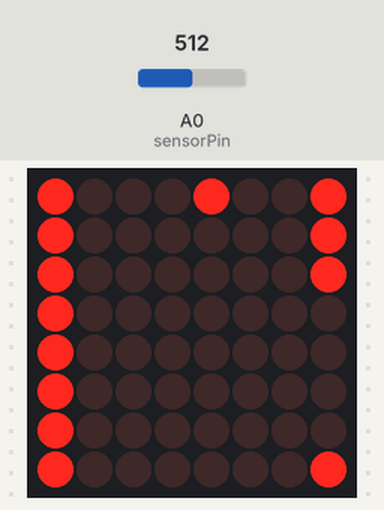
Bench run of a sketch on a simulated Arduino Uno, built with avr-gcc and run on an emulated ATmega328P. On the bench: 8×8 LED matrix. The inputs (shaded band) are chosen by the test bench; at power-on: A0 (sensorPin) = 512. Random numbers use the default seed unless the sketch sets one.

Above: at 0.71 s.
1.3 s: A0 (sensorPin) set to 716
At 1.43 s:
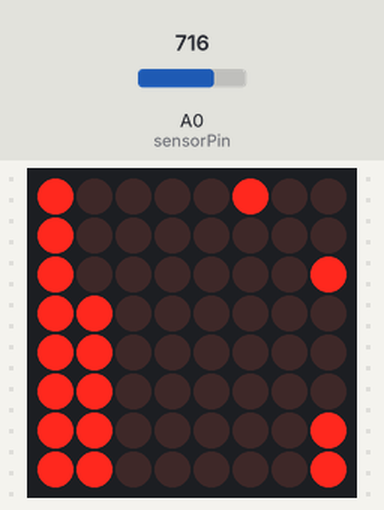
3.1 s: A0 (sensorPin) set to 900
At 3.3 s:
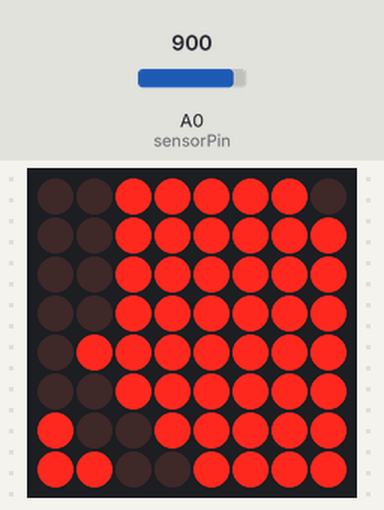
4.8 s: A0 (sensorPin) set to 511
At 5.39 s:
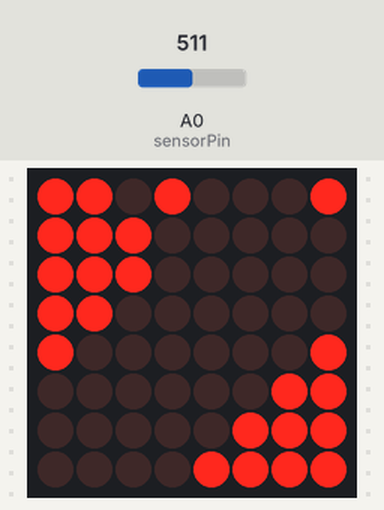
6.5 s: A0 (sensorPin) set to 306
At 6.95 s:
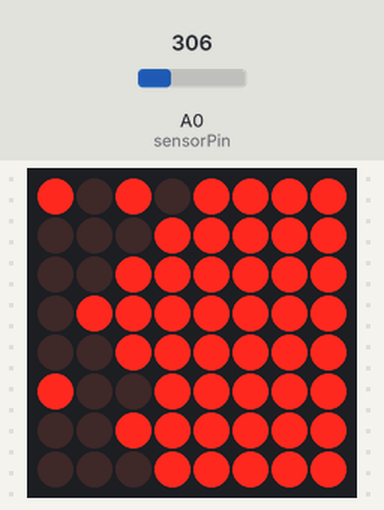
8.2 s: A0 (sensorPin) set to 122
At 8.75 s:
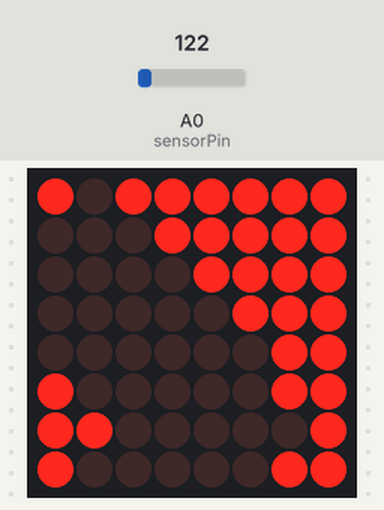
9.9 s: A0 (sensorPin) set to 1023
At 10.55 s:
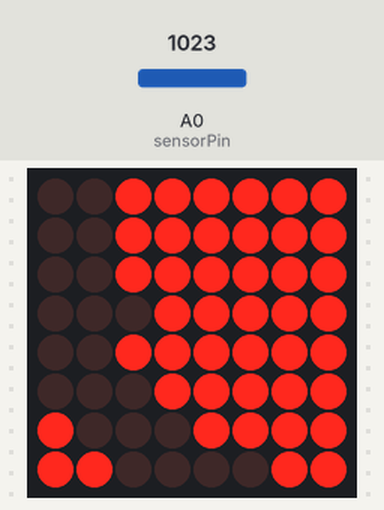

The sketch:

light-bird-sketch.ino
```cpp
#include "light_bird.h"
#include "draw.h"


// The LEDMatrixDriver class instance
LEDMatrixDriver lmd(LEDMATRIX_SEGMENTS, LEDMATRIX_CS_PIN);

// This draw a moving sprite on your LED matrix using the hardware SPI driver Library by Bartosz Bielawski.
// Example written 16.06.2017 by Marko Oette, www.oette.info


void setup() {
  // init the display
  lmd.setEnabled(true);
  lmd.setIntensity(0);   // 0 = low, 15 = high

  //spinner
  checkSpinner();
  Serial.begin (9600);

}


void loop() {
  extern int ANIM_DELAY;
  extern int FLOOR;
  extern int SPEEDUP;

  t_field f = create_field(4,6);

  int gap = 7;
  int gap_dir = -1;
  int shift_delta = 0;
  while (true) {
    for (int ticks = 0; ticks< 4; ticks++) {
      f = tick(f);

      if (shift_delta == 0 || random(0,10)>5) {
        shift_delta = random(-1,2);
      }

      if (f.shift + f.gap + shift_delta < 2 ) shift_delta++;
      if (f.shift +f.gap + shift_delta > 8) shift_delta--;
      add_row(&f, gap, shift_delta);

      checkSpinner();

      delayLoop(f, ANIM_DELAY);

      if (ANIM_DELAY > FLOOR) ANIM_DELAY = ANIM_DELAY-SPEEDUP;
    }
    gap += gap_dir;

    if (gap < 3) {
      gap_dir = 1;
    }
    if (gap > 5) {
      gap_dir = -1;
    }
  }


}
```

draw.cpp
```cpp
#include "draw.h"
#include "light_bird.h"
#include <LEDMatrixDriver.hpp>

// spinner
int encoderPosCount = 4;
int sensorPin = A0;

// DRAWING
int ANIM_DELAY = 150;
int SPEEDUP = 1;
int FLOOR = 100;

char outbuf[1000];

unsigned long poll_timer = 0;
void delayLoop(t_field f,  int d) {
  unsigned long start = millis();
  unsigned long a=0;
  unsigned long b=0;
  unsigned long c=0;
  unsigned long last = start;
  bool playerFlash = true;
  while ( (millis() - start) < d ) {
    if (millis() != last) {
      last = millis();
      poll_timer++;
    }

      a = millis();
      b = millis();
      drawField(f,(last%120) > 50);
      c = millis();


  }


}


void drawField (t_field f, bool playerIntensity) {
    byte b[8];
    field_to_bytes(f, b);
    drawArray(b, playerIntensity);
}

void drawArray ( byte* array, bool playerIntensity) {
    extern LEDMatrixDriver lmd;
    drawSprite( array, 0, 0, 8, 8 );
    drawPlayer(playerIntensity);
    lmd.display();
}

void drawSprite( byte* sprite, int x, int y, int width, int height )
{
  extern LEDMatrixDriver lmd;
    byte mask = B10000000;
    for( int iy = 0; iy < height; iy++ )
    {
        for( int ix = 0; ix < width; ix++ )
        {
            lmd.setPixel(x + ix, y + iy, (bool)(sprite[iy] & mask ));
            mask = mask >> 1;
        }
        mask = B10000000;
    }
}

void drawPlayer(int intensity) {
  extern LEDMatrixDriver lmd;
//    for (int x=0; x< 8; x++) {
//        lmd.setPixel(x, 0, 0);
//    }
    lmd.setPixel(encoderPosCount, 0, intensity);
}


// SPINNER

int checkSpinner() {
  int divider = 1024/8;
  int sensorValue = analogRead(sensorPin);
  encoderPosCount = sensorValue / divider ;

  return encoderPosCount;
 }
```

draw.h
```cpp
#include <LEDMatrixDriver.hpp>
#include "light_bird.h"

#ifndef DRAW_H
#define DRAW_H

// Define the ChipSelect pin for the led matrix (Dont use the SS or MISO pin of your Arduino!)
// Other pins are Arduino specific SPI pins (MOSI=DIN, SCK=CLK of the LEDMatrix) see https://www.arduino.cc/en/Reference/SPI
const uint8_t LEDMATRIX_CS_PIN = 9;

// Number of 8x8 segments you are connecting
const int LEDMATRIX_SEGMENTS = 1;
const int SEGMENT_WIDTH = 8;
const int LEDMATRIX_WIDTH    =  8; //LEDMATRIX_SEGMENTS * SEGMENT_WIDTH;


void delayLoop(t_field f, int d);

void drawField (t_field f, bool flashPlayerDot);

void drawArray ( byte* array, bool flashPlayerDot);

void drawSprite( byte* sprite, int x, int y, int width, int height );

void drawPlayer(int intensity) ;

int checkSpinner();
#endif //DRAW_H
```

light_bird.c
```cpp
#include "light_bird.h"

t_field create_field(int player_pos, int gap) {
    t_field field;
    for (int y=0; y<8; y++){
        for (int x=0; x<8; x++) {
            field.f[x][y] = ' ';
        }
        field.f[0][y] = '*';
        field.f[7][y] = '*';
    }
    field.player_x = player_pos;
    field.gap = gap;
    field.shift = 1;
    return field;
}

t_field tick(t_field field) {
    t_field new;
    new.player_x = field.player_x;
    new.gap = field.gap;
    new.shift = field.shift;
    for (int y=1; y < 8; y++){
        for (int x=0; x<8; x++) {
            new.f[x][y-1] = field.f[x][y];
        }
    }

    for (int x=0; x< 8; x++) {
        new.f[x][7] = ' ';
    }

    return new;
}


//void set_gap(t_field* field, int gap, int row) {
//    int actual_gap = 0;
//    for (int x=0; x< 8; x++) {
//        if ((*field).f[x][row] == ' ') {
//            actual_gap++;
//        }
//    }
//
//
//    if (actual_gap > gap) {
//        for (int x =7; x> 0; x--) {
//            if ( (*field).f[x][row] == ' ') {
//                (*field).f[x][row] = '*';
//                // recurse to shrink larger gaps
//                set_gap(field,gap,row);
//                break;
//            }
//        }
//    }
//
//    if (actual_gap < gap) {
//        for (int x =1; x< 8; x++) {
//            if ( (*field).f[x][row] == '*') {
//                (*field).f[x][row] = ' ';
//                // recurse to grow larger gaps
//                set_gap(field,row,gap);
//                break;
//            }
//        }
//    }
//}

void add_row(t_field* field, int new_gap, int shift_delta) {
    unsigned char b[8];
    int TOPROW = 7;

    (*field).gap = new_gap;
    (*field).shift += shift_delta;

    for (int x=0; x<8; x++) (*field).f[x][TOPROW] = '*';

    for (int x=0; x<8; x++) {
        if (x < (*field).shift) continue;
        if (x < ((*field).shift + (*field).gap)){
            (*field).f[x][TOPROW] = ' ';
        }
    }

}


void field_to_bytes(t_field field, unsigned char* b) {

    for (int y=0; y < 8; y++){
        b[y] = 0;
        for (int x=0; x<8; x++) {
            b[y] = b[y] << 1;
            if (field.f[x][y] == '*') {
                b[y] = b[y] | 1;
            }
        }
    }


}
```

light_bird.h
```cpp
#ifndef LIGHT_BIRD_H
#define LIGHT_BIRD_H


#ifdef __cplusplus
extern "C" {
#endif

typedef struct {
    char f[8][8];
    int player_x;
    int gap;
    int shift;
} t_field ;


t_field create_field(int player_pos, int gap);
t_field tick(t_field field);
void field_to_bytes(t_field field, unsigned char* b);

void print_bits (unsigned char a);

void print_field (t_field field);
void add_row(t_field* field, int gap, int shift);


#ifdef __cplusplus
}
#endif

#endif
```
